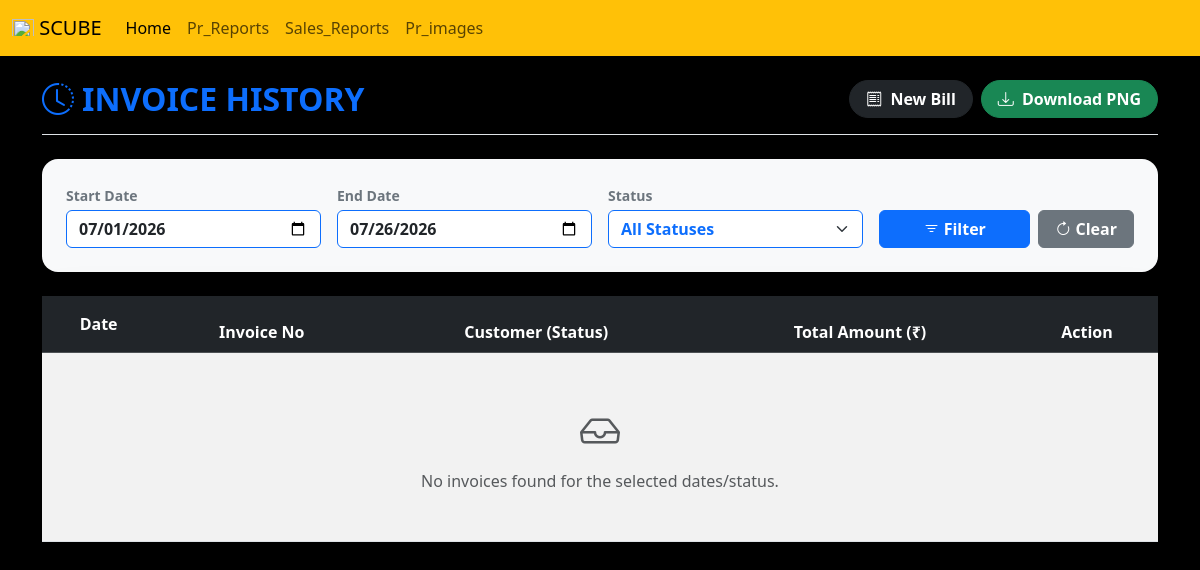
The page /invoice-history/ (signed in) on the database as committed earlier.
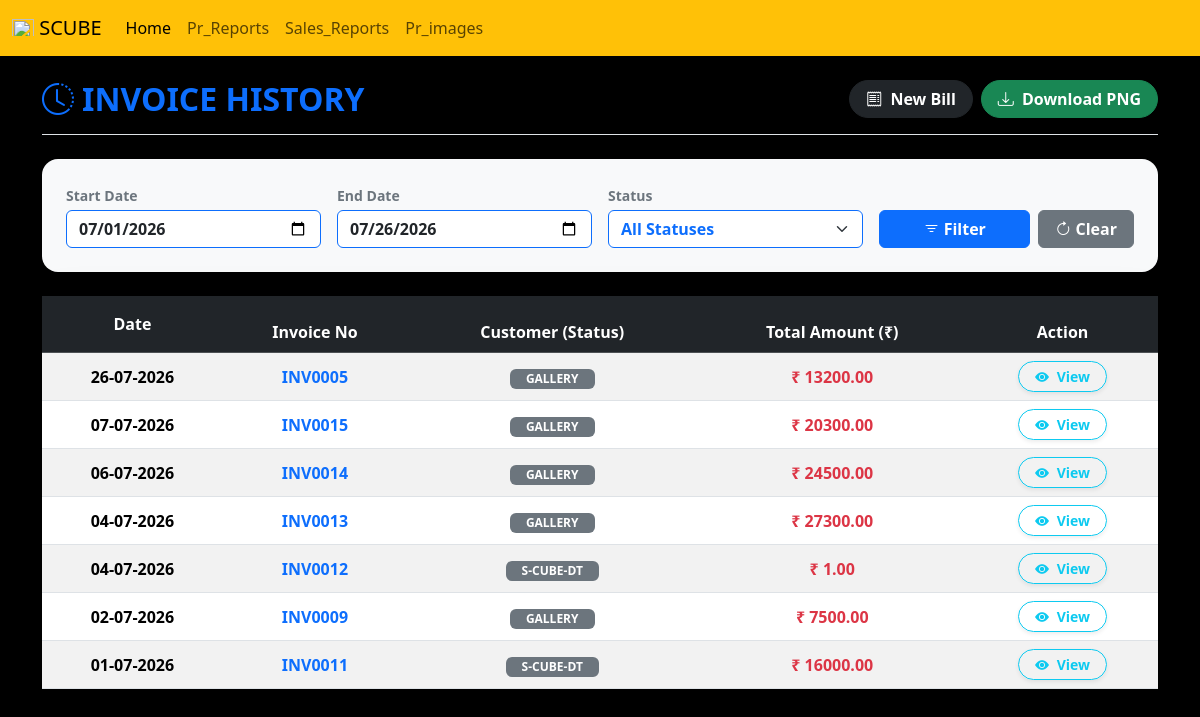
The same page on the database as committed later.
### manager/models.py (models this page shows, shortened)
class Invoice(models.Model):
    invoice_number = models.CharField(max_length=50, unique=True)
    date = models.DateField()
    customer_name = models.CharField(max_length=100, null=True, blank=True)
    grand_total = models.DecimalField(max_digits=12, decimal_places=2, default=0)

### manager/views.py (the view)
# urls.py: path('invoice-history/', views.invoice_history, name='invoice_history'),
@user_passes_test(is_admin)
def invoice_history(request):
    today = datetime.date.today()
    first_day_of_month = today.replace(day=1)
    start_date = request.GET.get('start_date') or first_day_of_month.strftime('%Y-%m-%d')
    end_date = request.GET.get('end_date') or today.strftime('%Y-%m-%d')
    status = request.GET.get('status')
    invoices = Invoice.objects.filter(date__gte=start_date, date__lte=end_date)
    if status:
        invoices = invoices.filter(customer_name=status)
    invoices = invoices.order_by('-date', '-id')
    context = {
        'invoices': invoices,
        'start_date': start_date,
        'end_date': end_date,
        'status': status,
        'statuses': status_choice
    }
    return render(request, 'invoice_history.html', context)

### manager/views.py (called while the page is built)
def is_admin(user):
    return user.is_authenticated and user.is_superuser

### manager/templates/invoice_history.html (shortened to what this page needs)
{% extends 'blank_layout.html' %}
{% block content %}
<div class="container mt-4 mb-5">
    <div class="d-flex flex-column flex-md-row justify-content-between align-items-center mb-4 border-bottom pb-3 gap-3">
        <h2 class="text-primary m-0 fw-bold text-uppercase text-center text-md-start"><i class="bi bi-clock-history me-2"></i>Invoice History</h2>
        <div class="d-flex flex-wrap gap-2 justify-content-center">
            <a href="{% url 'sales_bill' %}" class="btn btn-dark shadow-sm rounded-pill fw-bold px-3"><i class="bi bi-receipt me-1"></i> New Bill</a>
            <button onclick="downloadAsPNG()" class="btn btn-success shadow-sm rounded-pill fw-bold px-3"><i class="bi bi-download me-1"></i> Download PNG</button>
        </div>
    </div>
    <div class="card shadow-sm border-0 rounded-4 mb-4 bg-light">
        <div class="card-body p-3 p-md-4">
            <form method="GET" action="" class="row g-3 align-items-end justify-content-center">
                <div class="col-12 col-md-3">
                    <label class="small fw-bold text-secondary mb-1">Start Date</label>
                    <input type="date" name="start_date" class="form-control fw-bold border-primary" value="{{ start_date }}">
                </div>
                <div class="col-12 col-md-3">
                    <label class="small fw-bold text-secondary mb-1">End Date</label>
                    <input type="date" name="end_date" class="form-control fw-bold border-primary" value="{{ end_date }}">
                </div>
                <div class="col-12 col-md-3">
                    <label class="small fw-bold text-secondary mb-1">Status</label>
                    <select name="status" class="form-select fw-bold border-primary text-primary">
                        <option value="">All Statuses</option>
                    </select>
                </div>
                <div class="col-12 col-md-3 d-flex gap-2 text-center mt-3 mt-md-0">
                    <button type="submit" class="btn btn-primary fw-bold px-3 flex-grow-1"><i class="bi bi-filter"></i> Filter</button>
                    <a href="{% url 'invoice_history' %}" class="btn btn-secondary fw-bold px-3"><i class="bi bi-arrow-clockwise"></i> Clear</a>
                </div>
            </form>
        </div>
    </div>
    <div class="card shadow-lg border-0 rounded-4" id="capture-area" style="background-color: #ffffff;">
        <div class="card-body p-0">
            <div class="table-responsive">
                <table class="table table-striped table-hover align-middle mb-0 text-center">
                    <thead class="table-dark">
                        <tr>
                            <th class="py-3">Date</th>
                            <th>Invoice No</th>
                            <th>Customer (Status)</th>
                            <th>Total Amount (₹)</th>
                            <th class="no-print-col">Action</th>
                        </tr>
                    </thead>
                    <tbody>
                        {% for inv in invoices %}
                        <tr>
                            <td class="fw-bold">{{ inv.date|date:"d-m-Y" }}</td>
                            <td class="fw-bold text-primary">{{ inv.invoice_number }}</td>
                            <td><span class="badge bg-secondary px-3 py-1">{{ inv.customer_name|default:"-" }}</span></td>
                            <td class="text-danger fw-bold fs-6">₹ {{ inv.grand_total }}</td>
                            <td class="no-print-col">
                                <a href="{% url 'invoice_detail' inv.id %}" class="btn btn-sm btn-outline-info rounded-pill fw-bold shadow-sm px-3"><i class="bi bi-eye-fill me-1"></i> View</a>
                            </td>
                        </tr>
                        {% empty %}
                        <tr>
                            <td colspan="5" class="text-muted py-5">
                                <i class="bi bi-inbox fs-1 d-block mb-2"></i>No invoices found for the selected dates/status.
                            </td>
                        </tr>
                        {% endfor %}
                    </tbody>
                </table>
            </div>
        </div>
    </div>
</div>
{% endblock %}

### manager/templates/blank_layout.html (shortened to what this page needs)
{% load static %}
{% include 'navbar.html' %}
<link rel="stylesheet" href="https://cdn.jsdelivr.net/npm/bootstrap-icons@1.11.3/font/bootstrap-icons.min.css">
{% block content %}{% endblock  %}

### manager/templates/navbar.html (shortened to what this page needs)
{% load static %}
<!DOCTYPE html>
<html lang="en">
  <head>
    <link href="https://cdn.jsdelivr.net/npm/bootstrap@5.3.2/dist/css/bootstrap.min.css" rel="stylesheet" />
  </head>
  <body class="bg-black">
    <header>
      <nav class="navbar navbar-expand-lg bg-warning">
        <div class="container-fluid">
          <a class="navbar-brand" href="{% url 'home' %}"><img style="width: 22px; height: 22px; padding-bottom: 5px;" src="{% static 'images/html-logo.png' %}" alt="" /> SCUBE</a>
          <div class="collapse navbar-collapse" id="navbarNavAltMarkup">
            <div class="navbar-nav">
              <a class="nav-link active" aria-current="page" href="{% url 'home' %}">Home</a>
              <a class="nav-link" href="{% url 'reports' %}">Pr_Reports</a>
              <a class="nav-link" href="{% url 'reports_s2s' %}">Sales_Reports</a>
              <a class="nav-link" href="{% url 'pr_img' %}">Pr_images</a>
            </div>
          </div>
        </div>
      </nav>
    </header>
  </body>
</html>

Rows that differ between the two databases and show on the page:
added Invoice: date "26-07-2026", invoice_number "INV0005", customer_name "GALLERY", grand_total "13200.00"
added Invoice: date "07-07-2026", invoice_number "INV0015", customer_name "GALLERY", grand_total "20300.00"
added Invoice: date "06-07-2026", invoice_number "INV0014", customer_name "GALLERY", grand_total "24500.00"
added Invoice: date "04-07-2026", invoice_number "INV0013", customer_name "GALLERY", grand_total "27300.00"
added Invoice: date "04-07-2026", invoice_number "INV0012", customer_name "S-CUBE-DT", grand_total "1.00"
added Invoice: date "02-07-2026", invoice_number "INV0009", customer_name "GALLERY", grand_total "7500.00"
added Invoice: date "01-07-2026", invoice_number "INV0011", customer_name "S-CUBE-DT", grand_total "16000.00"
Other text that changed with them:
text no longer shown: "No invoices found for the selected dates/status."
